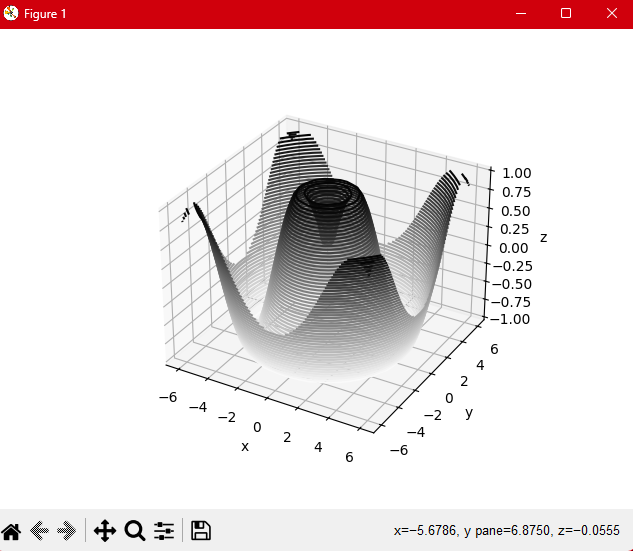

This chart was generated by the following Python code:
import numpy as np 
import matplotlib.pyplot as plt 

def f(x,y): 
    return np.sin(np.sqrt(x ** 2 + y ** 2))

x = np.linspace(-6, 6, 30)

y = np.linspace(-6, 6, 30)

x, y = np.meshgrid(x, y)

z = f(x, y)

fig = plt.figure()

ax = plt.axes(projection = '3d')

ax.contour3D(x, y, z, 50, cmap = 'binary')

ax.set_xlabel("x")

ax.set_ylabel("y")

ax.set_zlabel('z')

plt.show()
